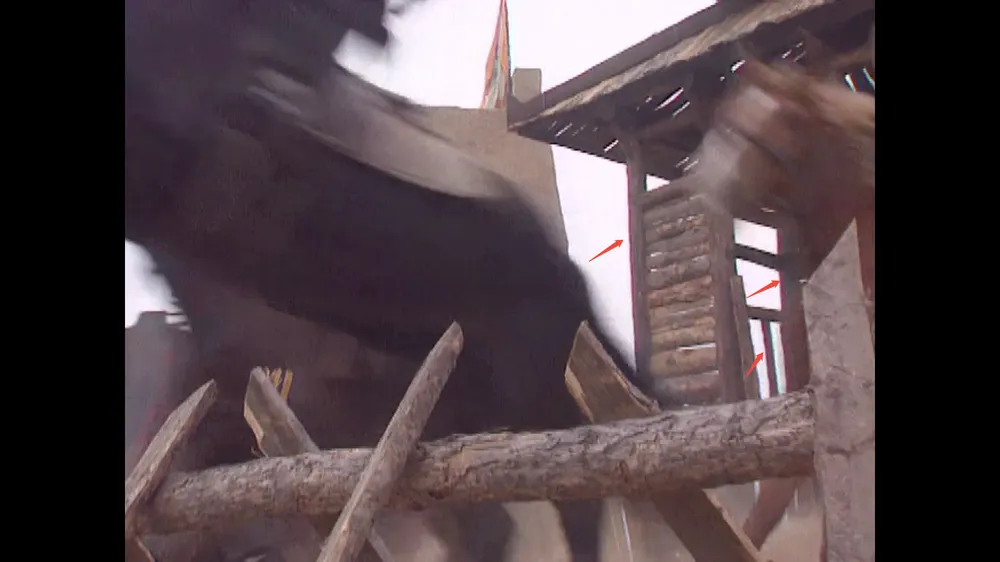
#> input picture samples/building.webp, 1000 x 562 px, shrunk from 1920 x 1080 before the run
$ python -i defringe_numpy.py   (imports and definitions only)
#> lines starting #> are read from the running program, lines starting #| are printed output that depends on the picture; after the words box and inside, x2 and y2 are one past the last pixel; in counts of white or black regions, pixels touching at a corner belong together
from dataclasses import dataclass

import numpy as np
from numpy.typing import NDArray
from skimage.color import rgb2lab, lab2rgb
from scipy.ndimage import gaussian_filter, maximum_filter, uniform_filter

from . import geometry
from .parameters import GREEN_DEFAULTS, PURPLE_DEFAULTS

__all__ = ["defringe", "green_cast", "purple_cast", "Cast",
           "RED_REF", "GREEN_REF", "MAGENTA_REF"]

RED_REF, GREEN_REF, MAGENTA_REF = 5.0, 200.0, 315.0
KEPT_WEIGHT = 0.5
TRUST_FLOOR = 1e-3
NEGLIGIBLE_REACH = 1e-3


@dataclass(frozen=True)
class Cast:
    image: NDArray[np.uint8]
    alpha: NDArray[np.float32]
    casters_kept: NDArray[np.bool_]
    casters_found: NDArray[np.bool_]


def defringe(rgb, green=None, purple=None):
    # Green first: purple fringe can itself cast green fringe, so removing purple first would
    # orphan that green fringe (no caster left near it) and leave it uncorrectable.
    green, purple = green or {}, purple or {}
    cleaned = green_cast(rgb, **green)
    return purple_cast(cleaned.image, **purple).image


def green_cast(rgb, **kw):
    p = {**GREEN_DEFAULTS, **kw}
    src = np.asarray(rgb, np.float32)
    lab = rgb_to_lab(src)
    a, b = lab[..., 1], lab[..., 2]
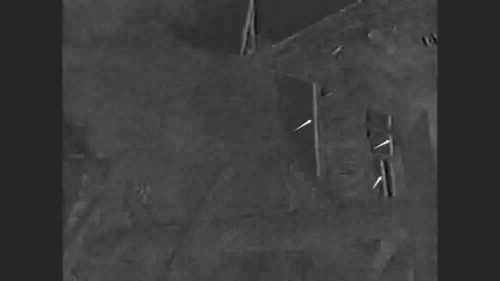
#> a: shape (562, 1000) float32 (shown at 1/2 size); min -11.64, max 65.89, mean 6.6; drawn with min black and max white
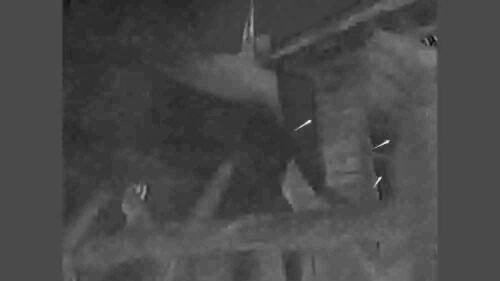
#> b: shape (562, 1000) float32 (shown at 1/2 size); min -19.86, max 48.02, mean -0.3; drawn with min black and max white
    hue, chroma = to_polar(a, b)
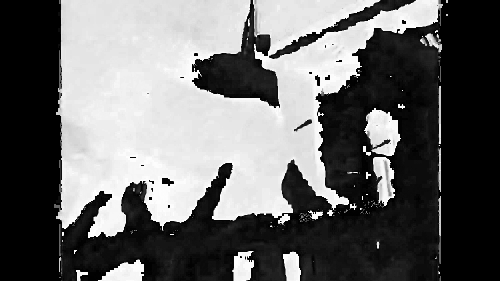
#> hue: shape (562, 1000) float32 (shown at 1/2 size); min 0, max 360, mean 146.7; drawn with min black and max white
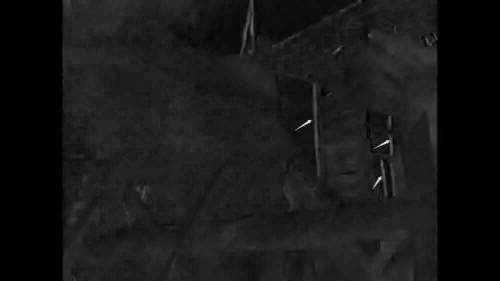
#> chroma: shape (562, 1000) float32 (shown at 1/2 size); min 0, max 79.36, mean 7.4; drawn with min black and max white
    casters = (chroma > p["caster_min_chroma"]) & in_band(signed_hue_offset(hue, RED_REF), p["caster_hue_lo"], p["caster_hue_hi"])
#> in in_band, `return (x >= lo) & (x <= hi)`:
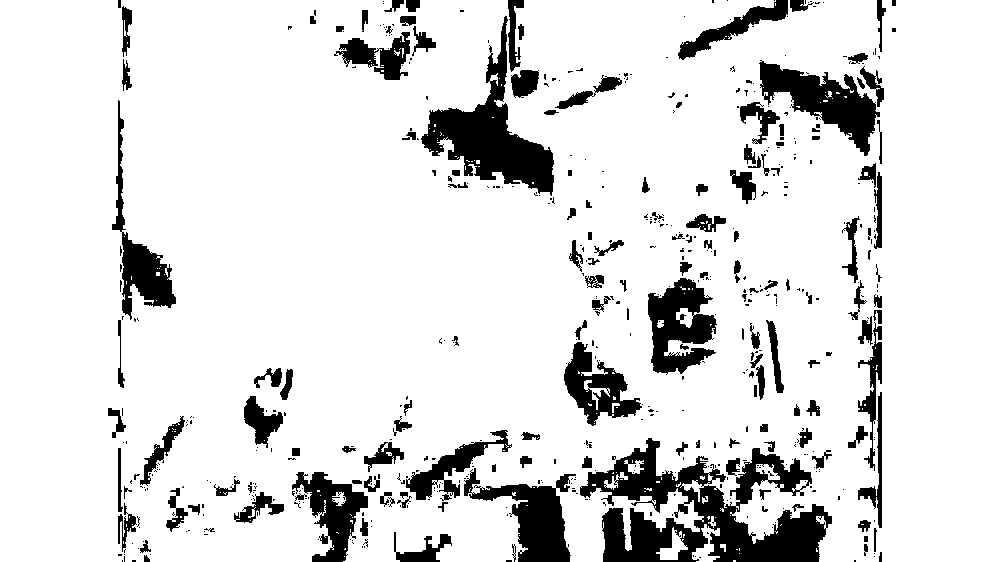
#> returned value: shape (562, 1000) bool; 87.2% white; 568 black regions (412 under 20 px), largest, box (x1, y1, x2, y2) and area: (580, 438, 832, 562) 14562, (421, 16, 554, 196) 7542, (759, 60, 880, 156) 4614
#> casters: shape (562, 1000) bool; 0.23% white; 42 white regions (31 under 20 px), largest, box (x1, y1, x2, y2) and area: (629, 200, 635, 310) 308, (756, 321, 774, 392) 249, (772, 273, 786, 309) 154
    fringe = (chroma > p["fringe_min_chroma"]) & in_band(signed_hue_offset(hue, GREEN_REF), p["fringe_hue_lo"], p["fringe_hue_hi"])
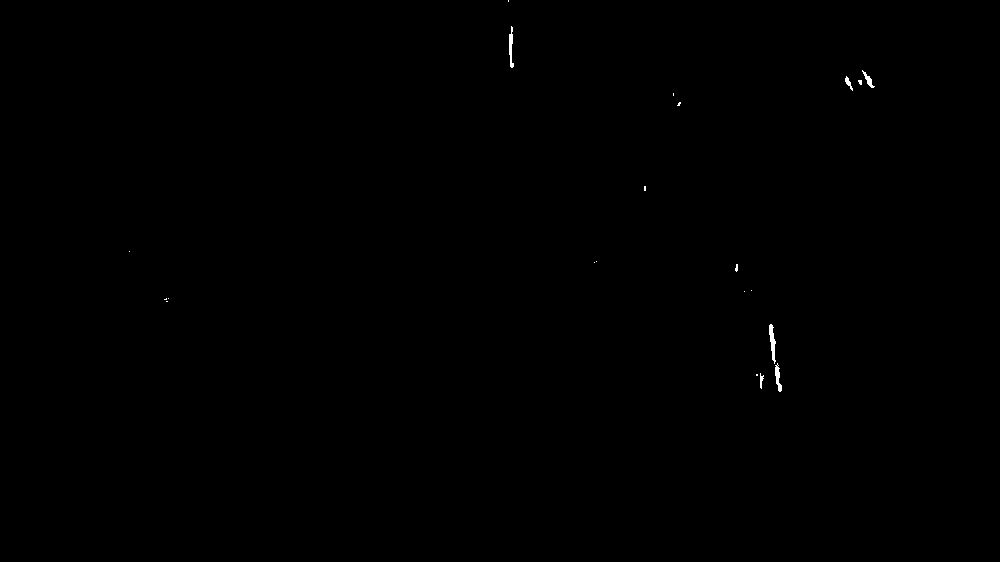
#> fringe: shape (562, 1000) bool; 0.11% white; 21 white regions (15 under 20 px), largest, box (x1, y1, x2, y2) and area: (769, 324, 776, 364) 149, (509, 26, 514, 68) 120, (775, 363, 782, 392) 105, (862, 70, 875, 88) 73, (845, 76, 853, 91) 47, (760, 373, 764, 389) 36
    strength = ramp(chroma, p["fringe_min_chroma"], p["full_strength_span"])
    return _cast_defringe(src, lab, casters, fringe, strength, p)


# [15 lines left out: function purple_cast, not called in this run]


# ── casting-shadow engine ────────────────────────────────────────────────────

def _cast_defringe(src, lab, casters, fringe, strength, p):
    geom = geometry.relative_to_px(p, *lab.shape[:2])
    caster_field = survive_min_area(casters, geom["min_area"], p["area_softness"])
    casters_kept = caster_field > KEPT_WEIGHT
    reach = cast_reach(caster_field, geom["cast_radius"], p["radius_softness"])
    reachable = (reach > NEGLIGIBLE_REACH) & ~casters_kept
    shadow = (fringe & reachable).astype(np.float32) * reach
    alpha = feathered_alpha(shadow * strength, geom["repair_spread"], geom["feather"], p["max_opacity"])
    image = repair_chroma(src, lab, alpha, reach, geom["tone_correction_radius"], p["tone_directionality"])
    return Cast(image, alpha, casters_kept, casters)


# [12 lines left out: functions survive_min_area, cast_reach, not called in this run]


def grow_region(field, radius_px):
    radius = round(radius_px)
    return maximum_filter(field, size=2 * radius + 1)


def feathered_alpha(seed, spread_px, feather_px, max_opacity):
    grown = grow_region(seed, spread_px)
    return np.clip(gaussian_filter(grown, feather_px), 0.0, max_opacity)


def tone_trust(alpha, reach_weight, directionality):
    donor = (1.0 - directionality * reach_weight).astype(np.float32)
    return ((1 - alpha) + TRUST_FLOOR) * donor


# [35 lines left out: functions repair_chroma, local_tone, trust_weighted_blur, scene_tone, soft_step, not called in this run]


def smoothstep(lo, hi, x):
    t = np.clip((x - lo) / (hi - lo), 0.0, 1.0)
    return t * t * (3.0 - 2.0 * t)


def lerp(start, end, t):
    return start + t * (end - start)


def ramp(value, threshold, span):
#> called with threshold = 4.5, span = 9.5
    return np.clip((value - threshold) / max(span, 1e-3), 0.0, 1.0)
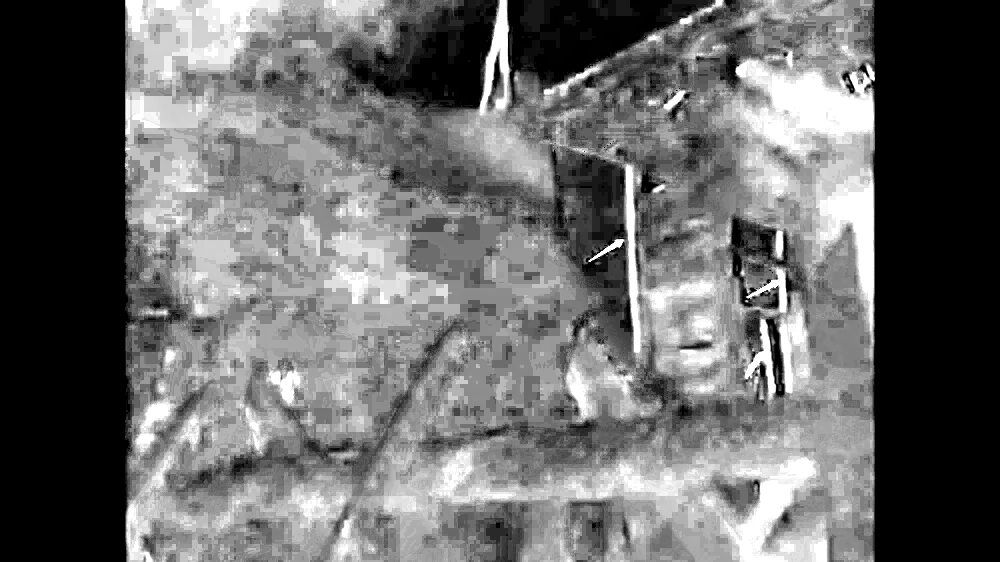
#> returned value: shape (562, 1000) float32; min 0, max 1, mean 0.417


def in_band(x, lo, hi):
    return (x >= lo) & (x <= hi)


def signed_hue_offset(hue, reference):
    return ((hue - reference + 180.0) % 360.0) - 180.0


# [5 lines left out: function angle_from_axis, not called in this run]


def safe_divide(numerator, denominator):
    return numerator / (denominator + 1e-6)


# ── colour ───────────────────────────────────────────────────────────────────

def rgb_to_lab(rgb_u8):
    return rgb2lab(np.asarray(rgb_u8, np.float32) / 255.0)


def lab_to_rgb(lab):
    return np.clip(lab2rgb(lab) * 255.0, 0, 255)


def to_polar(a, b):
    return np.degrees(np.arctan2(b, a)) % 360.0, np.hypot(a, b)


def composite(corrected, original, alpha):
    touched = (alpha > 0)[..., np.newaxis]
    return np.where(touched, corrected, original).astype(np.uint8)

>>> import cv2
>>> picture = cv2.cvtColor(cv2.imread('../samples/building.webp'), cv2.COLOR_BGR2RGB)
#> (the run stopped early here; a loop or call above may not have finished)
